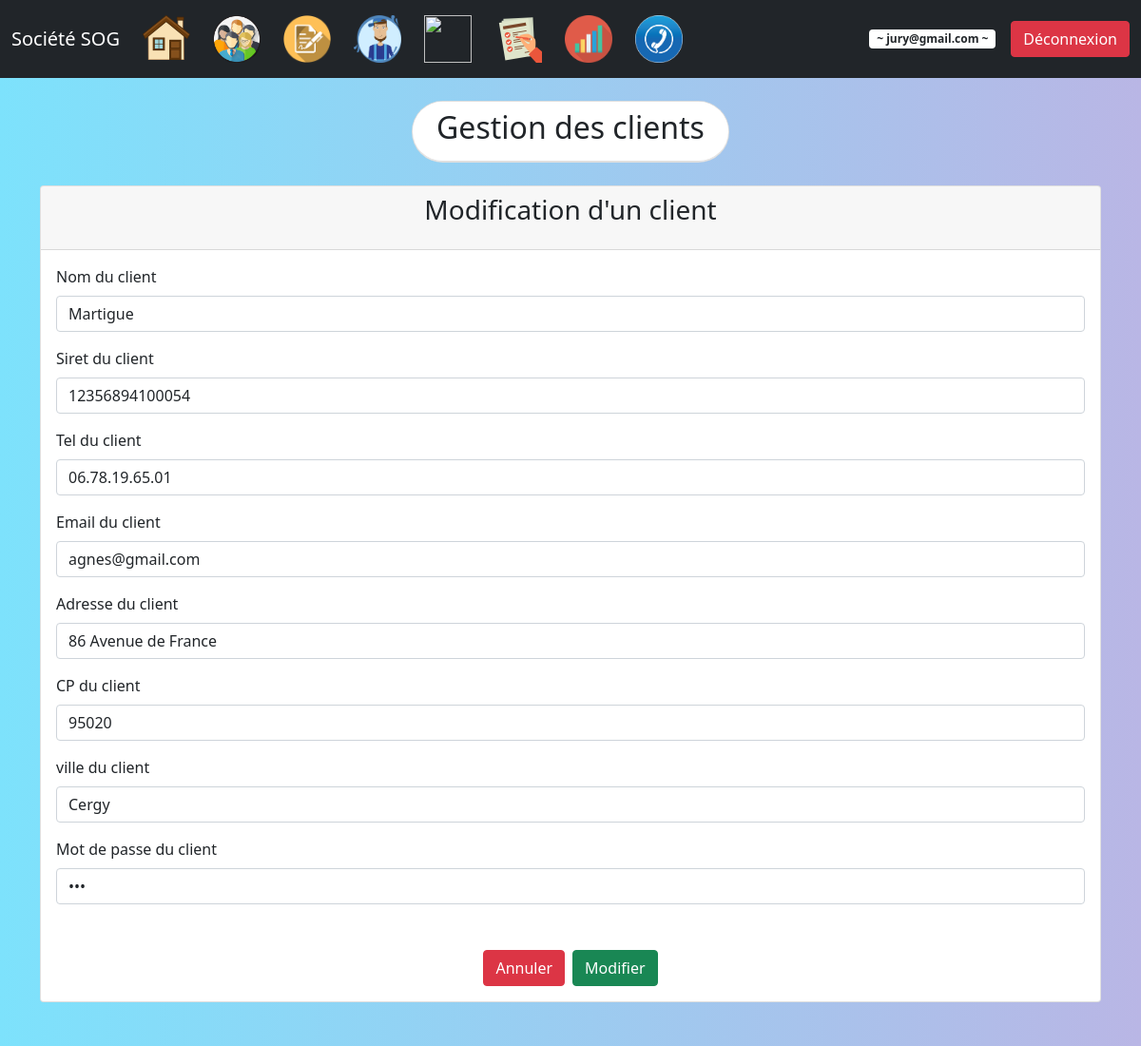
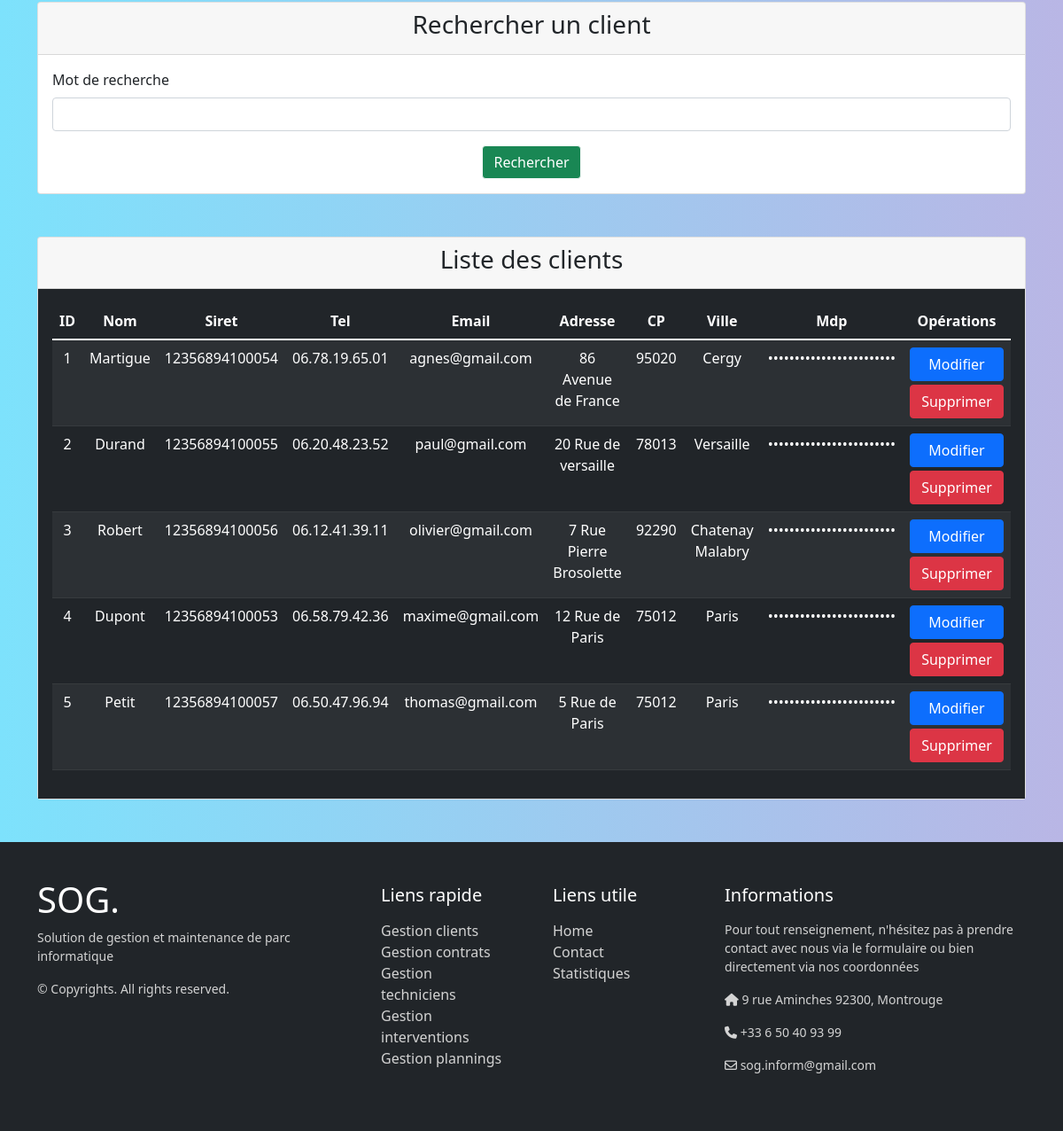
/index.php?page=1&action=edit&idclient=1 (signed in), run on the app's committed database (2 pictures, top to bottom).
### tables this page shows
Create table client 
(
    idclient int(3) auto_increment,
    nom varchar(20) NOT NULL,
    siret varchar(14) NOT NULL unique,
    tel varchar(20) default NULL,
    email varchar(50) NOT NULL unique,
    adresse varchar(50) default NULL,
    CP varchar(5) default NULL,
    ville varchar(20) default NULL,
    role enum('userc', 'admin') default 'userc',
    mdp varchar(255) NOT NULL,
    PRIMARY KEY (idclient)
);

### controleur/config_bdd.php (called while the page is built)
<?php
$serveur = "localhost";
$bdd = "bdd_ppe";
$user = "root";
$mdp = "";
?>

### controleur/controleur.class.php (called while the page is built, shortened)
<?php
require_once("modele/modele.class.php");
class Controleur {
	private $unModele;
	public function __construct($serveur, $bdd, $user, $mdp) {
		$this->unModele = new Modele($serveur, $bdd, $user, $mdp);
	}
	public function setTable($uneTable) {
		$this->unModele->setTable($uneTable);
	}
	public function selectAll() {
		return $this->unModele->selectAll();
	}
	public function selectWhere($where) {
		return $this->unModele->selectWhere($where);
	}
}
?>

### modele/modele.class.php (called while the page is built, shortened)
<?php
class Modele {
	private $unPdo, $uneTable;
	public function __construct($serveur, $bdd, $user, $mdp)
	{
		$this->unPdo = null;
		try
		{
			$this->unPdo = new PDO("mysql:host=".$serveur.";dbname=".$bdd.";charset=utf8", $user, $mdp);
		}
		catch (PDOException $exp)
		{
			die("Erreur de connexion à la base de données : " . $exp->getMessage());
		}
	}
	public function setTable($uneTable)
	{
		$this->uneTable = $uneTable;
	}
	public function selectAll()
	{
		$requete = "SELECT * FROM ".$this->uneTable;
		$select = $this->unPdo->prepare($requete);
		$select->execute();
		return $select->fetchAll();
	}
	public function selectWhere($where)
	{
		$donnees = array();
		$champs = array();
		foreach ($where as $key => $value)
		{
			$champs[] = $key." = :".$key;
			$donnees[":".$key] = $value;
		}
		$chaineWhere = implode(" AND ", $champs);
		$requete = "SELECT * FROM ".$this->uneTable." WHERE ".$chaineWhere;
		$select = $this->unPdo->prepare($requete);
		$select->execute($donnees);
		return $select->fetch();
	}
}
?>

### vue/vue_les_clients.php (the view)
<?php if (isset($_SESSION['role']) and $_SESSION['role'] == "admin" ) { ?>
<div class="card mb-5">
    <div class="card-header">
        <h3 class="text-center">Rechercher un client</h3>
    </div>
    <div class="card-body">
        <form method="post" action="">
            <div class="mb-3">
                <label for="mot" class="form-label">Mot de recherche</label>
                <input type="search" name="mot" id="mot" class="form-control">
            </div>
            <div class="d-flex justify-content-center">
                <button type="submit" name="Rechercher" class="btn btn-light bg-success text-white">
                    Rechercher
                </button>
            </div>
        </form>
    </div>
</div>
<?php } ?>
<div class="card">
    <div class="card-header">
        <h3 class="text-center"><?= ($_SESSION['role'] == "admin" ? "Liste des clients" : "Fiche client"); ?></h3>
    </div>
    <div class="card-body bg-dark text-white">
        <table class="table table-dark table-striped text-center">
            <thead>
                <tr>
                    <th scope="col">ID</th>
                    <th scope="col">Nom</td>
                    <th scope="col">Siret</th>
                    <th scope="col">Tel</th>
                    <th scope="col">Email</th>
                    <th scope="col">Adresse</th>
                    <th scope="col">CP</th>
                    <th scope="col">Ville</th>
                    <th scope="col">Mdp</th>
                    <?php if (isset($_SESSION['email']) and $_SESSION['role'] == "admin") { ?>
                    <th scope="col">Opérations</th>
                    <?php } ?>
                </tr>
            </thead>
            <tbody>
                <?php foreach ($lesClients as $unClient) { ?>
                <tr>
                    <td><?= $unClient['idclient']; ?></td>
                    <td><?= $unClient['nom']; ?></td>
                    <td><?= $unClient['siret']; ?></td>
                    <td><?= $unClient['tel']; ?></td>
                    <td><?= $unClient['email']; ?></td>
                    <td><?= $unClient['adresse']; ?></td>
                    <td><?= $unClient['CP']; ?></td>
                    <td><?= $unClient['ville']; ?></td>
                    <td>••••••••••••••••••••••••</td>
                    <td>
                        <a href="index.php?page=1&action=edit&idclient=<?=$unClient['idclient'];?>" class="btn btn-primary me-2 container">Modifier</a>
                    <?php if (isset($_SESSION['email']) and $_SESSION['role'] == "admin") { ?>
                        <a href="index.php?page=1&action=sup&idclient=<?=$unClient['idclient'];?>" class="btn btn-danger mt-1 container">Supprimer</a>
                    <?php } ?>
                    </td>
                </tr>
                <?php } ?>
            </tbody>
        </table>
    </div>
</div>

### vue/vue_insert_client.php
<div id="insertc" class="card mb-5">
    <div class="card-header">
        <h3 class="text-center mb-3">
            <?= ($leClient != null ? "Modification" : "Insertion"); ?> d'un client
        </h3>
    </div>
    <div class="card-body ">
        <form method="post" action="">
            <div class="mb-3">
                <label for="nom" class="form-label">Nom du client</label>
                <input type="text" name="nom" id="nom" class="form-control" value="<?= ($leClient != null ? $leClient['nom'] : null); ?>">
            </div>
            <div class="mb-3">
                <label for="siret" class="form-label">Siret du client</label>
                <input type="number" name="siret" id="siret" class="form-control" value="<?= ($leClient != null ? $leClient['siret'] : null); ?>">
            </div>
            <div class="mb-3">
                <label for="tel" class="form-label">Tel du client</label>
                <input type="text" name="tel" id="tel" class="form-control" value="<?= ($leClient != null ? $leClient['tel'] : null); ?>">
            </div>
            <div class="mb-3">
                <label for="email" class="form-label">Email du client</label>
                <input type="text" name="email" id="email" class="form-control" value="<?= ($leClient != null ? $leClient['email'] : null); ?>">
            </div>
            <div class="mb-3">
                <label for="adresse" class="form-label">Adresse du client</label>
                <input type="text" name="adresse" id="adresse" class="form-control" value="<?= ($leClient != null ? $leClient['adresse'] : null); ?>">
            </div>
            <div class="mb-3">
                <label for="CP" class="form-label">CP du client</label>
                <input type="text" name="CP" id="CP" class="form-control" value="<?= ($leClient != null ? $leClient['CP'] : null); ?>">
            </div>
            <div class="mb-3">
                <label for="ville" class="form-label">ville du client</label>
                <input type="text" name="ville" id="ville" class="form-control" value="<?= ($leClient != null ? $leClient['ville'] : null); ?>">
            </div>
            <div class="mb-5">
                <label for="mdp" class="form-label">Mot de passe du client</label>
                <input type="password" name="mdp" id="mdp" class="form-control" value="<?= ($leClient != null ? $leClient['mdp'] : null); ?>">
            </div>
            <div class="d-flex justify-content-center">
                <button type="reset" class="btn btn-danger me-2">Annuler</button>
                <button type="submit" <?= ($leClient != null ? 'name="Modifier"' : 'name="Valider"'); ?> class="btn btn-success">
                    <?= ($leClient != null ? "Modifier" : "Ajouter"); ?>
                </button>
            </div>
        </form>
    </div>
</div>

### index.php (style rules this page uses)
a { color: inherit; text-decoration: none; transition: all 0.3s; }
body { background: #642B73; background: -webkit-linear-gradient(to right, #7DE2FC, #B9B6E5); background: linear-gradient(to right, #7DE2FC , #B9B6E5); }

### data on the page
client: nom "Martigue", siret "12356894100054", tel "06.78.19.65.01", email "agnes@gmail.com", adresse "86 Avenue de France", CP "95020", ville "Cergy", idclient "1"
client: idclient "2", nom "Durand", siret "12356894100055", tel "06.20.48.23.52", email "paul@gmail.com", adresse "20 Rue de versaille", CP "78013", ville "Versaille"
client: idclient "3", nom "Robert", siret "12356894100056", tel "06.12.41.39.11", email "olivier@gmail.com", adresse "7 Rue Pierre Brosolette", CP "92290", ville "Chatenay Malabry"
client: idclient "4", nom "Dupont", siret "12356894100053", tel "06.58.79.42.36", email "maxime@gmail.com", adresse "12 Rue de Paris", CP "75012", ville "Paris"
client: idclient "5", nom "Petit", siret "12356894100057", tel "06.50.47.96.94", email "thomas@gmail.com", adresse "5 Rue de Paris", CP "75012", ville "Paris"

### other printed values
$_SESSION['email'] "jury@gmail.com"
